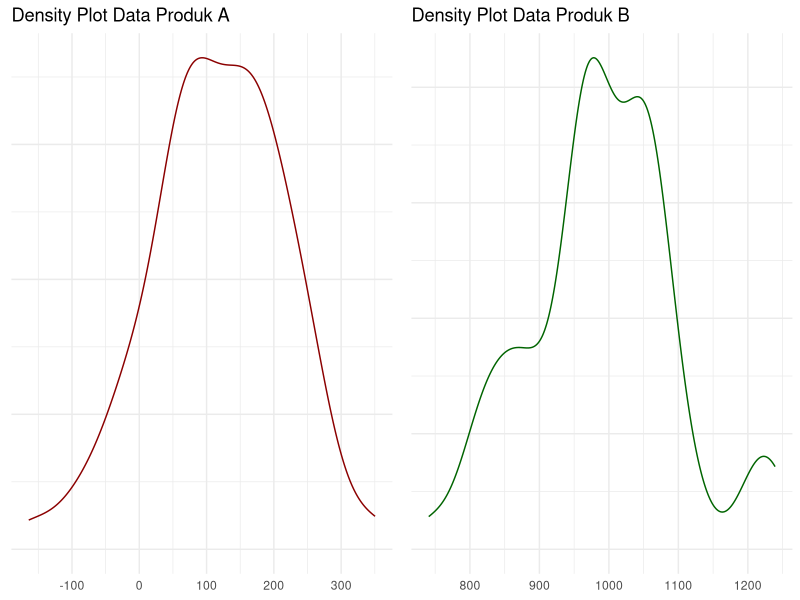
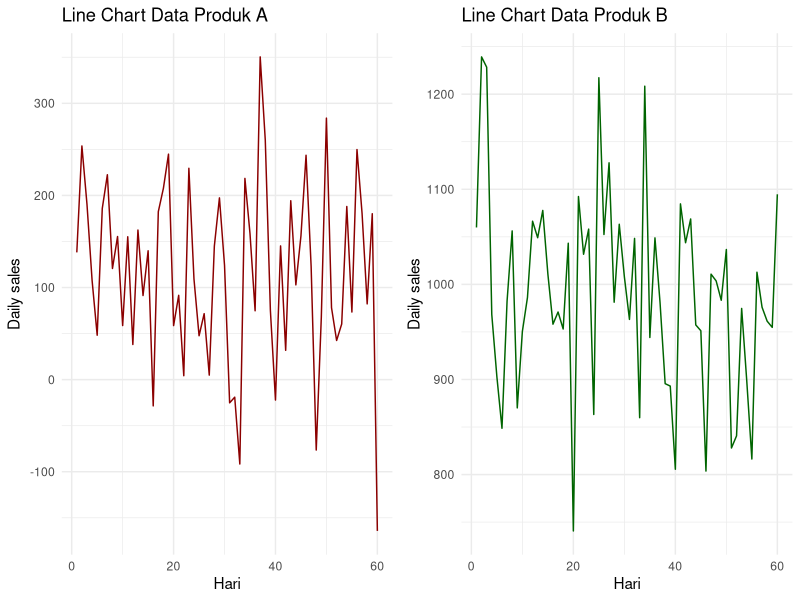

The R source for these figures, in order:
## ---- chunk 1
knitr::opts_chunk$set(echo = TRUE)
## ---- chunk 2
rm(list=ls())

library(dplyr)
library(ggplot2)
library(ggpubr)

n = 60
A = rnorm(n,mean = 100,sd = 100)
B = rnorm(n,mean = 1000,sd = 100)

df = data.frame(id = 1:n,
                A,B)
plt1 = 
  df %>%
  ggplot(aes(x = A)) +
  geom_density(color = "darkred") +
  labs(title = "Density Plot Data Produk A") +
  theme_minimal() +
  theme(axis.text.y = element_blank(),
        axis.title = element_blank())

plt2 = 
  df %>%
  ggplot(aes(x = B)) +
  geom_density(color = "darkgreen") +
  labs(title = "Density Plot Data Produk B") +
  theme_minimal() +
  theme(axis.text.y = element_blank(),
        axis.title = element_blank())

ggarrange(plt1,plt2,ncol = 2)
## ---- chunk 3
plt3 = 
  df %>% 
  ggplot(aes(x = id,
             y = A)) +
  geom_line(group = 1,color = "darkred") +
  labs(x = "Hari",
       y = "Daily sales",
       title = "Line Chart Data Produk A") +
  theme_minimal()

plt4 = 
  df %>% 
  ggplot(aes(x = id,
             y = B)) +
  geom_line(group = 1,color = "darkgreen") +
  labs(x = "Hari",
       y = "Daily sales",
       title = "Line Chart Data Produk B") +
  theme_minimal()

ggarrange(plt3,plt4,ncol = 2)
